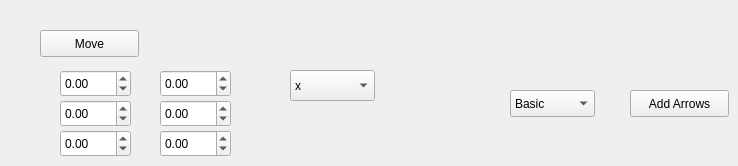
    <widget class="QWidget" name="tab_tests">
     <attribute name="title">
      <string>Testing</string>
     </attribute>
     <widget class="QPushButton" name="btnTestMove">
      <property name="geometry">
       <rect>
        <x>40</x>
        <y>30</y>
        <width>99</width>
        <height>27</height>
       </rect>
      </property>
      <property name="text">
       <string>Move</string>
      </property>
     </widget>
     <widget class="QDoubleSpinBox" name="spinBoxTestMoveX">
      <property name="geometry">
       <rect>
        <x>60</x>
        <y>70</y>
        <width>71</width>
        <height>27</height>
       </rect>
      </property>
      <property name="buttonSymbols">
       <enum>QAbstractSpinBox::UpDownArrows</enum>
      </property>
      <property name="minimum">
       <double>-1.000000000000000</double>
      </property>
      <property name="maximum">
       <double>1.000000000000000</double>
      </property>
      <property name="singleStep">
       <double>0.100000000000000</double>
      </property>
     </widget>
     <widget class="QDoubleSpinBox" name="spinBoxTestMoveY">
      <property name="geometry">
       <rect>
        <x>60</x>
        <y>100</y>
        <width>71</width>
        <height>27</height>
       </rect>
      </property>
      <property name="buttonSymbols">
       <enum>QAbstractSpinBox::UpDownArrows</enum>
      </property>
      <property name="minimum">
       <double>-1.000000000000000</double>
      </property>
      <property name="maximum">
       <double>1.000000000000000</double>
      </property>
      <property name="singleStep">
       <double>0.100000000000000</double>
      </property>
     </widget>
     <widget class="QDoubleSpinBox" name="spinBoxTestMoveZ">
      <property name="geometry">
       <rect>
        <x>60</x>
        <y>130</y>
        <width>71</width>
        <height>27</height>
       </rect>
      </property>
      <property name="buttonSymbols">
       <enum>QAbstractSpinBox::UpDownArrows</enum>
      </property>
      <property name="minimum">
       <double>-1.000000000000000</double>
      </property>
      <property name="maximum">
       <double>1.000000000000000</double>
      </property>
      <property name="singleStep">
       <double>0.100000000000000</double>
      </property>
     </widget>
     <widget class="QDoubleSpinBox" name="spinBoxTestMoveRoll">
      <property name="geometry">
       <rect>
        <x>160</x>
        <y>130</y>
        <width>71</width>
        <height>27</height>
       </rect>
      </property>
      <property name="minimum">
       <double>-180.000000000000000</double>
      </property>
      <property name="maximum">
       <double>180.000000000000000</double>
      </property>
     </widget>
     <widget class="QDoubleSpinBox" name="spinBoxTestMovePitch">
      <property name="geometry">
       <rect>
        <x>160</x>
        <y>100</y>
        <width>71</width>
        <height>27</height>
       </rect>
      </property>
      <property name="minimum">
       <double>-180.000000000000000</double>
      </property>
      <property name="maximum">
       <double>180.000000000000000</double>
      </property>
     </widget>
     <widget class="QDoubleSpinBox" name="spinBoxTestMoveYaw">
      <property name="geometry">
       <rect>
        <x>160</x>
        <y>70</y>
        <width>71</width>
        <height>27</height>
       </rect>
      </property>
      <property name="minimum">
       <double>-180.000000000000000</double>
      </property>
      <property name="maximum">
       <double>180.000000000000000</double>
      </property>
     </widget>
     <widget class="QComboBox" name="comboBoxArrowTest">
      <property name="geometry">
       <rect>
        <x>290</x>
        <y>70</y>
        <width>85</width>
        <height>31</height>
       </rect>
      </property>
      <item>
       <property name="text">
        <string>x</string>
       </property>
      </item>
      <item>
       <property name="text">
        <string>-x</string>
       </property>
      </item>
      <item>
       <property name="text">
        <string>y</string>
       </property>
      </item>
      <item>
       <property name="text">
        <string>-y</string>
       </property>
      </item>
      <item>
       <property name="text">
        <string>z</string>
       </property>
      </item>
      <item>
       <property name="text">
        <string>-z</string>
       </property>
      </item>
     </widget>
     <widget class="QPushButton" name="btnAddArrows">
      <property name="geometry">
       <rect>
        <x>630</x>
        <y>90</y>
        <width>99</width>
        <height>27</height>
       </rect>
      </property>
      <property name="text">
       <string>Add Arrows</string>
      </property>
     </widget>
     <widget class="QComboBox" name="comboBox">
      <property name="geometry">
       <rect>
        <x>510</x>
        <y>90</y>
        <width>85</width>
        <height>27</height>
       </rect>
      </property>
      <item>
       <property name="text">
        <string>Basic</string>
       </property>
      </item>
      <item>
       <property name="text">
        <string>MoveObjects</string>
       </property>
      </item>
     </widget>
    </widget>
